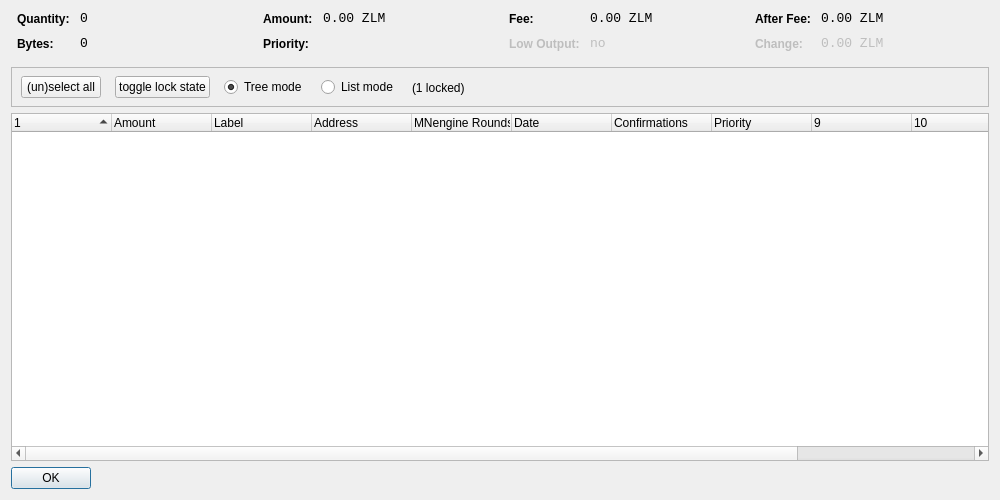
<?xml version="1.0" encoding="UTF-8"?>
<ui version="4.0">
 <class>CoinControlDialog</class>
 <widget class="QDialog" name="CoinControlDialog">
  <property name="geometry">
   <rect>
    <x>0</x>
    <y>0</y>
    <width>1000</width>
    <height>500</height>
   </rect>
  </property>
  <property name="windowTitle">
   <string>Coin Control</string>
  </property>
  <property name="styleSheet">
   <string notr="true"/>
  </property>
  <layout class="QVBoxLayout" name="verticalLayout">
   <item>
    <layout class="QHBoxLayout" name="horizontalLayoutTop" stretch="0,0,0,0">
     <property name="topMargin">
      <number>0</number>
     </property>
     <property name="bottomMargin">
      <number>10</number>
     </property>
     <item>
      <layout class="QFormLayout" name="formLayoutCoinControl1">
       <property name="horizontalSpacing">
        <number>10</number>
       </property>
       <property name="verticalSpacing">
        <number>10</number>
       </property>
       <property name="leftMargin">
        <number>6</number>
       </property>
       <property name="rightMargin">
        <number>6</number>
       </property>
       <item row="0" column="0">
        <widget class="QLabel" name="labelCoinControlQuantityText">
         <property name="styleSheet">
          <string notr="true">font-weight:bold;</string>
         </property>
         <property name="text">
          <string>Quantity:</string>
         </property>
        </widget>
       </item>
       <item row="0" column="1">
        <widget class="QLabel" name="labelCoinControlQuantity">
         <property name="font">
          <font>
           <family>Monospace</family>
           <pointsize>10</pointsize>
          </font>
         </property>
         <property name="cursor">
          <cursorShape>IBeamCursor</cursorShape>
         </property>
         <property name="contextMenuPolicy">
          <enum>Qt::ActionsContextMenu</enum>
         </property>
         <property name="text">
          <string notr="true">0</string>
         </property>
         <property name="textInteractionFlags">
          <set>Qt::LinksAccessibleByMouse|Qt::TextSelectableByKeyboard|Qt::TextSelectableByMouse</set>
         </property>
        </widget>
       </item>
       <item row="1" column="0">
        <widget class="QLabel" name="labelCoinControlBytesText">
         <property name="styleSheet">
          <string notr="true">font-weight:bold;</string>
         </property>
         <property name="text">
          <string>Bytes:</string>
         </property>
        </widget>
       </item>
       <item row="1" column="1">
        <widget class="QLabel" name="labelCoinControlBytes">
         <property name="font">
          <font>
           <family>Monospace</family>
           <pointsize>10</pointsize>
          </font>
         </property>
         <property name="cursor">
          <cursorShape>IBeamCursor</cursorShape>
         </property>
         <property name="contextMenuPolicy">
          <enum>Qt::ActionsContextMenu</enum>
         </property>
         <property name="text">
          <string notr="true">0</string>
         </property>
         <property name="textInteractionFlags">
          <set>Qt::LinksAccessibleByMouse|Qt::TextSelectableByKeyboard|Qt::TextSelectableByMouse</set>
         </property>
        </widget>
       </item>
      </layout>
     </item>
     <item>
      <layout class="QFormLayout" name="formLayoutCoinControl2">
       <property name="horizontalSpacing">
        <number>10</number>
       </property>
       <property name="verticalSpacing">
        <number>10</number>
       </property>
       <property name="leftMargin">
        <number>6</number>
       </property>
       <property name="rightMargin">
        <number>6</number>
       </property>
       <item row="0" column="0">
        <widget class="QLabel" name="labelCoinControlAmountText">
         <property name="styleSheet">
          <string notr="true">font-weight:bold;</string>
         </property>
         <property name="text">
          <string>Amount:</string>
         </property>
        </widget>
       </item>
       <item row="0" column="1">
        <widget class="QLabel" name="labelCoinControlAmount">
         <property name="font">
          <font>
           <family>Monospace</family>
           <pointsize>10</pointsize>
          </font>
         </property>
         <property name="cursor">
          <cursorShape>IBeamCursor</cursorShape>
         </property>
         <property name="contextMenuPolicy">
          <enum>Qt::ActionsContextMenu</enum>
         </property>
         <property name="text">
          <string notr="true">0.00 ZLM</string>
         </property>
         <property name="textInteractionFlags">
          <set>Qt::LinksAccessibleByMouse|Qt::TextSelectableByKeyboard|Qt::TextSelectableByMouse</set>
         </property>
        </widget>
       </item>
       <item row="1" column="0">
        <widget class="QLabel" name="labelCoinControlPriorityText">
         <property name="styleSheet">
          <string notr="true">font-weight:bold;</string>
         </property>
         <property name="text">
          <string>Priority:</string>
         </property>
        </widget>
       </item>
       <item row="1" column="1">
        <widget class="QLabel" name="labelCoinControlPriority">
         <property name="font">
          <font>
           <family>Monospace</family>
           <pointsize>10</pointsize>
          </font>
         </property>
         <property name="cursor">
          <cursorShape>IBeamCursor</cursorShape>
         </property>
         <property name="contextMenuPolicy">
          <enum>Qt::ActionsContextMenu</enum>
         </property>
         <property name="text">
          <string/>
         </property>
         <property name="textInteractionFlags">
          <set>Qt::LinksAccessibleByMouse|Qt::TextSelectableByKeyboard|Qt::TextSelectableByMouse</set>
         </property>
        </widget>
       </item>
      </layout>
     </item>
     <item>
      <layout class="QFormLayout" name="formLayoutCoinControl3">
       <property name="horizontalSpacing">
        <number>10</number>
       </property>
       <property name="verticalSpacing">
        <number>10</number>
       </property>
       <property name="leftMargin">
        <number>6</number>
       </property>
       <property name="rightMargin">
        <number>6</number>
       </property>
       <item row="0" column="0">
        <widget class="QLabel" name="labelCoinControlFeeText">
         <property name="styleSheet">
          <string notr="true">font-weight:bold;</string>
         </property>
         <property name="text">
          <string>Fee:</string>
         </property>
        </widget>
       </item>
       <item row="0" column="1">
        <widget class="QLabel" name="labelCoinControlFee">
         <property name="font">
          <font>
           <family>Monospace</family>
           <pointsize>10</pointsize>
          </font>
         </property>
         <property name="cursor">
          <cursorShape>IBeamCursor</cursorShape>
         </property>
         <property name="contextMenuPolicy">
          <enum>Qt::ActionsContextMenu</enum>
         </property>
         <property name="text">
          <string notr="true">0.00 ZLM</string>
         </property>
         <property name="textInteractionFlags">
          <set>Qt::LinksAccessibleByMouse|Qt::TextSelectableByKeyboard|Qt::TextSelectableByMouse</set>
         </property>
        </widget>
       </item>
       <item row="1" column="0">
        <widget class="QLabel" name="labelCoinControlLowOutputText">
         <property name="enabled">
          <bool>false</bool>
         </property>
         <property name="styleSheet">
          <string notr="true">font-weight:bold;</string>
         </property>
         <property name="text">
          <string>Low Output:</string>
         </property>
        </widget>
       </item>
       <item row="1" column="1">
        <widget class="QLabel" name="labelCoinControlLowOutput">
         <property name="enabled">
          <bool>false</bool>
         </property>
         <property name="font">
          <font>
           <family>Monospace</family>
           <pointsize>10</pointsize>
          </font>
         </property>
         <property name="cursor">
          <cursorShape>IBeamCursor</cursorShape>
         </property>
         <property name="contextMenuPolicy">
          <enum>Qt::ActionsContextMenu</enum>
         </property>
         <property name="text">
          <string notr="true">no</string>
         </property>
         <property name="textInteractionFlags">
          <set>Qt::LinksAccessibleByMouse|Qt::TextSelectableByKeyboard|Qt::TextSelectableByMouse</set>
         </property>
        </widget>
       </item>
      </layout>
     </item>
     <item>
      <layout class="QFormLayout" name="formLayoutCoinControl4">
       <property name="horizontalSpacing">
        <number>10</number>
       </property>
       <property name="verticalSpacing">
        <number>10</number>
       </property>
       <property name="leftMargin">
        <number>6</number>
       </property>
       <property name="rightMargin">
        <number>6</number>
       </property>
       <item row="0" column="0">
        <widget class="QLabel" name="labelCoinControlAfterFeeText">
         <property name="styleSheet">
          <string notr="true">font-weight:bold;</string>
         </property>
         <property name="text">
          <string>After Fee:</string>
         </property>
        </widget>
       </item>
       <item row="0" column="1">
        <widget class="QLabel" name="labelCoinControlAfterFee">
         <property name="font">
          <font>
           <family>Monospace</family>
           <pointsize>10</pointsize>
          </font>
         </property>
         <property name="cursor">
          <cursorShape>IBeamCursor</cursorShape>
         </property>
         <property name="contextMenuPolicy">
          <enum>Qt::ActionsContextMenu</enum>
         </property>
         <property name="text">
          <string notr="true">0.00 ZLM</string>
         </property>
         <property name="textInteractionFlags">
          <set>Qt::LinksAccessibleByMouse|Qt::TextSelectableByKeyboard|Qt::TextSelectableByMouse</set>
         </property>
        </widget>
       </item>
       <item row="1" column="0">
        <widget class="QLabel" name="labelCoinControlChangeText">
         <property name="enabled">
          <bool>false</bool>
         </property>
         <property name="styleSheet">
          <string notr="true">font-weight:bold;</string>
         </property>
         <property name="text">
          <string>Change:</string>
         </property>
        </widget>
       </item>
       <item row="1" column="1">
        <widget class="QLabel" name="labelCoinControlChange">
         <property name="enabled">
          <bool>false</bool>
         </property>
         <property name="font">
          <font>
           <family>Monospace</family>
           <pointsize>10</pointsize>
          </font>
         </property>
         <property name="cursor">
          <cursorShape>IBeamCursor</cursorShape>
         </property>
         <property name="contextMenuPolicy">
          <enum>Qt::ActionsContextMenu</enum>
         </property>
         <property name="text">
          <string notr="true">0.00 ZLM</string>
         </property>
         <property name="textInteractionFlags">
          <set>Qt::LinksAccessibleByMouse|Qt::TextSelectableByKeyboard|Qt::TextSelectableByMouse</set>
         </property>
        </widget>
       </item>
      </layout>
     </item>
    </layout>
   </item>
   <item>
    <widget class="QFrame" name="frame">
     <property name="minimumSize">
      <size>
       <width>0</width>
       <height>40</height>
      </size>
     </property>
     <property name="frameShape">
      <enum>QFrame::StyledPanel</enum>
     </property>
     <property name="frameShadow">
      <enum>QFrame::Sunken</enum>
     </property>
     <widget class="QWidget" name="horizontalLayoutWidget">
      <property name="geometry">
       <rect>
        <x>10</x>
        <y>0</y>
        <width>781</width>
        <height>41</height>
       </rect>
      </property>
      <layout class="QHBoxLayout" name="horizontalLayoutPanel" stretch="0,0,0,0,0">
       <property name="spacing">
        <number>14</number>
       </property>
       <item>
        <widget class="QPushButton" name="pushButtonSelectAll">
         <property name="sizePolicy">
          <sizepolicy hsizetype="Maximum" vsizetype="Fixed">
           <horstretch>0</horstretch>
           <verstretch>0</verstretch>
          </sizepolicy>
         </property>
         <property name="text">
          <string>(un)select all</string>
         </property>
        </widget>
       </item>
        <item>
         <widget class="QPushButton" name="pushButtonToggleLock">
          <property name="sizePolicy">
           <sizepolicy hsizetype="Maximum" vsizetype="Fixed">
            <horstretch>0</horstretch>
            <verstretch>0</verstretch>
           </sizepolicy>
          </property>
          <property name="text">
           <string>toggle lock state</string>
          </property>
          <property name="autoDefault">
           <bool>false</bool>
          </property>
         </widget>
        </item>
       <item>
        <widget class="QRadioButton" name="radioTreeMode">
         <property name="sizePolicy">
          <sizepolicy hsizetype="Maximum" vsizetype="Fixed">
           <horstretch>0</horstretch>
           <verstretch>0</verstretch>
          </sizepolicy>
         </property>
         <property name="text">
          <string>Tree mode</string>
         </property>
         <property name="checked">
          <bool>true</bool>
         </property>
        </widget>
       </item>
       <item>
        <widget class="QRadioButton" name="radioListMode">
         <property name="sizePolicy">
          <sizepolicy hsizetype="Maximum" vsizetype="Fixed">
           <horstretch>0</horstretch>
           <verstretch>0</verstretch>
          </sizepolicy>
         </property>
         <property name="text">
          <string>List mode</string>
         </property>
        </widget>
       </item>
        <item>
         <widget class="QLabel" name="labelLocked">
          <property name="text">
           <string>(1 locked)</string>
          </property>
         </widget>
        </item>
       <item>
        <spacer name="horizontalSpacer">
         <property name="orientation">
          <enum>Qt::Horizontal</enum>
         </property>
         <property name="sizeHint" stdset="0">
          <size>
           <width>40</width>
           <height>20</height>
          </size>
         </property>
        </spacer>
       </item>
      </layout>
     </widget>
    </widget>
   </item>
   <item>
    <widget class="CoinControlTreeWidget" name="treeWidget">
     <property name="contextMenuPolicy">
      <enum>Qt::CustomContextMenu</enum>
     </property>
     <property name="sortingEnabled">
      <bool>false</bool>
     </property>
     <property name="columnCount">
      <number>12</number>
     </property>
     <attribute name="headerShowSortIndicator" stdset="0">
      <bool>true</bool>
     </attribute>
     <attribute name="headerStretchLastSection">
      <bool>false</bool>
     </attribute>
     <column>
      <property name="text">
       <string/>
      </property>
     </column>
     <column>
      <property name="text">
       <string>Amount</string>
      </property>
     </column>
     <column>
      <property name="text">
       <string>Label</string>
      </property>
     </column>
     <column>
      <property name="text">
       <string>Address</string>
      </property>
     </column>
     <column>
      <property name="text">
       <string>MNengine Rounds</string>
      </property>
     </column>
     <column>
      <property name="text">
       <string>Date</string>
      </property>
     </column>
     <column>
      <property name="text">
       <string>Confirmations</string>
      </property>
      <property name="toolTip">
       <string>Confirmed</string>
      </property>
     </column>
     <column>
      <property name="text">
       <string>Priority</string>
      </property>
     </column>
     <column>
      <property name="text">
       <string/>
      </property>
     </column>
     <column>
      <property name="text">
       <string/>
      </property>
     </column>
     <column>
      <property name="text">
       <string/>
      </property>
     </column>
     <column>
      <property name="text">
       <string/>
      </property>
     </column>
    </widget>
   </item>
   <item>
    <widget class="QDialogButtonBox" name="buttonBox">
     <property name="sizePolicy">
      <sizepolicy hsizetype="Maximum" vsizetype="Fixed">
       <horstretch>0</horstretch>
       <verstretch>0</verstretch>
      </sizepolicy>
     </property>
     <property name="orientation">
      <enum>Qt::Horizontal</enum>
     </property>
     <property name="standardButtons">
      <set>QDialogButtonBox::Ok</set>
     </property>
    </widget>
   </item>
  </layout>
 </widget>
 <customwidgets>
  <customwidget>
   <class>CoinControlTreeWidget</class>
   <extends>QTreeWidget</extends>
   <header>coincontroltreewidget.h</header>
  </customwidget>
 </customwidgets>
 <resources/>
 <connections/>
</ui>
